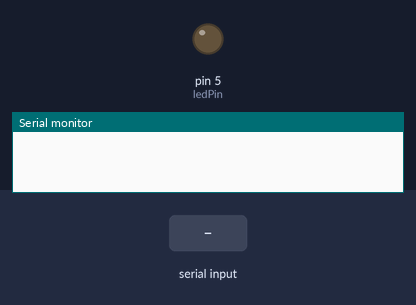
Bench run of a sketch on a simulated Arduino Uno, built with avr-gcc and run on an emulated ATmega328P. Shown: output pins drawn as LEDs (lit = HIGH), the last lines printed to the serial monitor. Inputs (shaded band) come from the test bench.

Above: at 1.2 s.
1.3 s: "1" received over the second serial link
At 2.5 s:
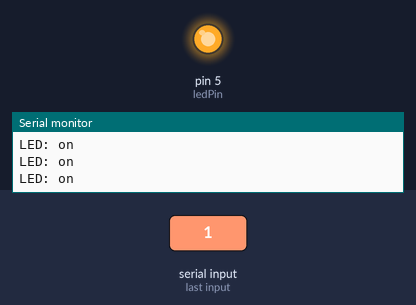
2.8 s: "2" received over the second serial link
At 3.1 s:
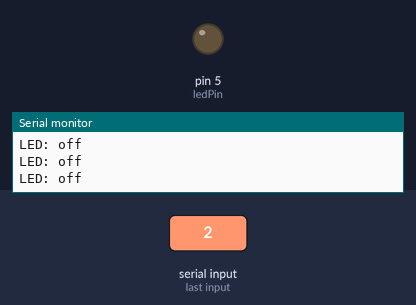
Timing chart, 0 to 5.8 s (numbered marks = the images above; inputs shaded):
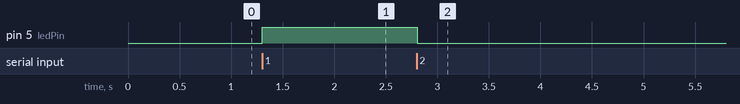

Measured:
- after the input at 1.3 s, pin 5 (ledPin): LOW → HIGH at once
- after the input at 2.8 s, pin 5 (ledPin): HIGH → LOW at once

The sketch:

HC_05_SOFWARE_SERIAL.ino
```cpp
//http://forum.arduino.cc/index.php?topic=262177.0

#include <SoftwareSerial.h>
SoftwareSerial mySerial(10, 11);
int ledPin = 5;
int state = 0;


void setup() {
pinMode(ledPin, OUTPUT);
digitalWrite(ledPin, LOW);
mySerial.begin(9600);
Serial.begin(9600);
}

void loop() {

if(mySerial.available() > 0){
state = mySerial.read();

}

if (state == '2') {
digitalWrite(ledPin, LOW);
Serial.println("LED: off");

}


if (state == '1') {
digitalWrite(ledPin, HIGH);
Serial.println("LED: on");
}
}
```
